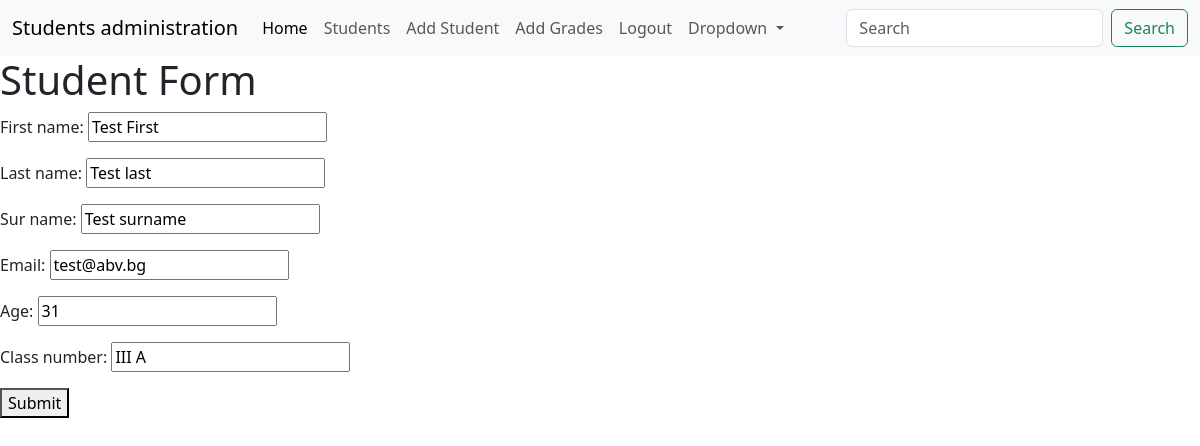
/students/student_update/2 (signed in), run on the app's committed database.
### students/models.py (models this page shows, shortened)
class Student(models.Model):
    first_name = models.CharField(max_length=30)
    last_name = models.CharField(max_length=30)
    sur_name = models.CharField(max_length=30)
    email = models.EmailField()
    age = models.IntegerField()
    class_number = models.CharField(max_length=6)

### students/views.py (the view)
# urls.py: path("student_update/<int:pk>",views.StudentUpdateView.as_view(), name="update_student"),
class StudentUpdateView(LoginRequiredMixin,UpdateView):
    model = Student
    fields = "__all__"
    success_url = reverse_lazy("students:list_students")

### students/templates/students/student_form.html (shortened to what this page needs)
{% extends 'base.html' %}
{% block content %}
<h1>Student Form</h1>
<form action="" method="POST">
  {{form.as_p}}
  <button type="submit">Submit</button>
</form>
{% endblock %}

### data on the page
Student: first_name "Test First", last_name "Test last", sur_name "Test surname", email "test@abv.bg", age "31", class_number "III A"
